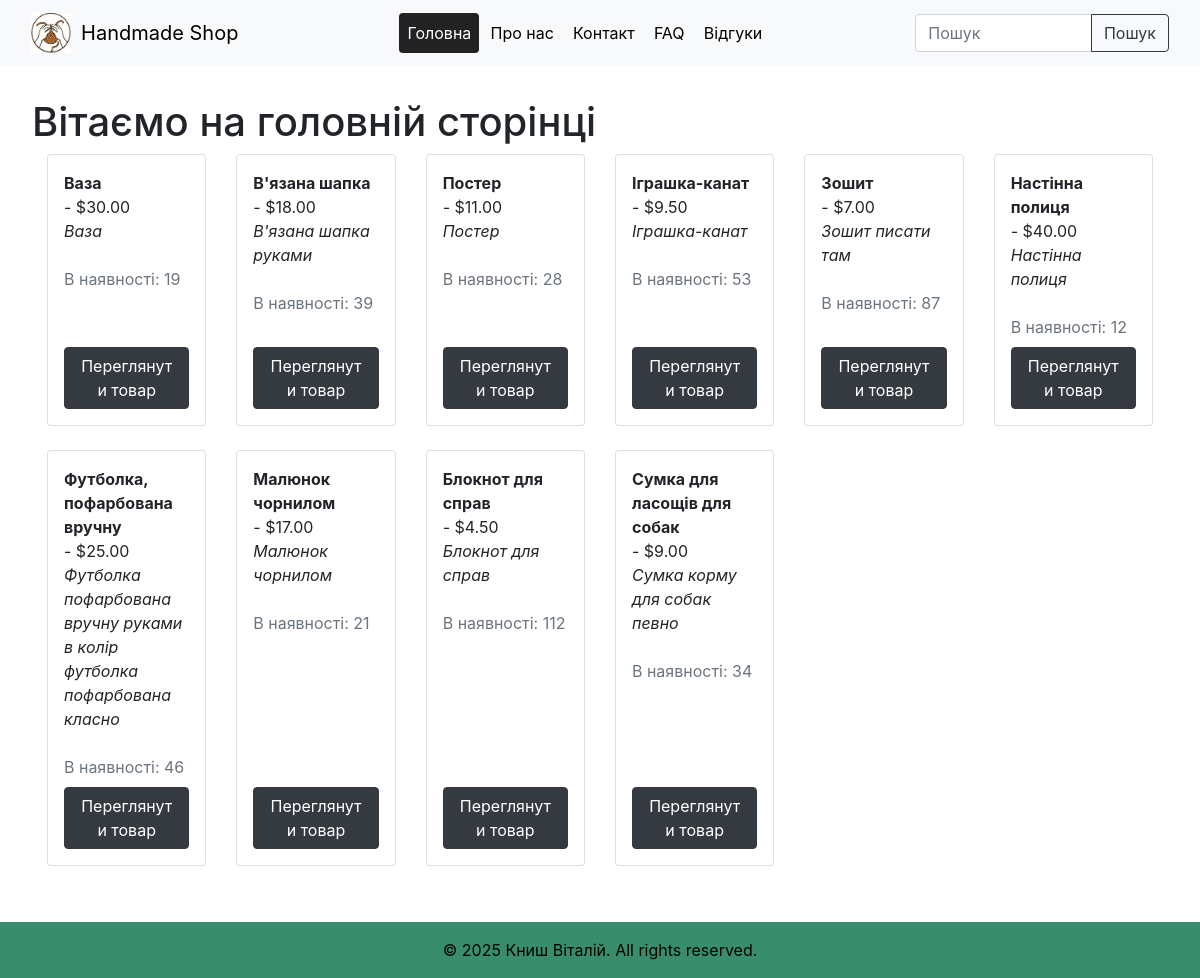
The app's page /, older data.
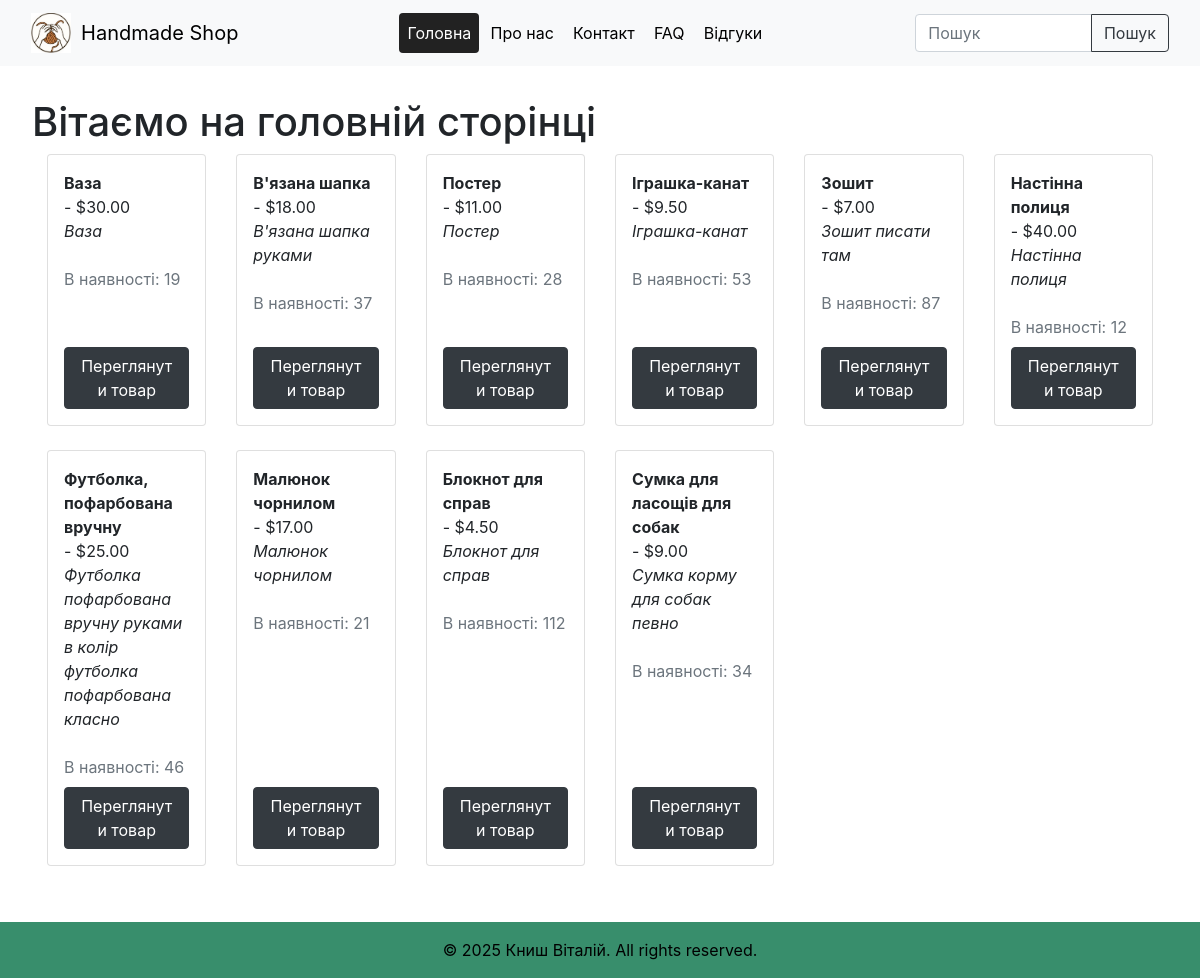
The same page, newer data.
### app1/models.py (models this page shows, shortened)
class Product(models.Model):
    name = models.CharField(max_length=100)
    description = models.TextField()
    price = models.DecimalField(max_digits=10, decimal_places=2, default=0.00)  # Default price is 0.00
    stock = models.PositiveIntegerField(default=0)  # Default stock is 0
    is_available = models.BooleanField(default=True)  # Default availability is True
    category = models.ForeignKey(Category, on_delete=models.CASCADE, related_name='products')
    sku = models.CharField(max_length=50, unique=True, default='SKU0000')  # Default SKU
    created_at = models.DateTimeField(auto_now_add=True)  # Automatically set when created
    updated_at = models.DateTimeField(auto_now=True)  # Automatically updated on save
    image = models.ImageField(upload_to='product_images/', null=True, blank=True)

### app1/views.py (the view)
# urls.py: 2. Add a URL to urlpatterns:  path('', views.home, name='home')
def home(request):
    query = request.GET.get('q', '')
    products = Product.objects.all()
    if query:
        products = products.filter(name__icontains=query)
    return render(request, 'home.html', {'products': products})

### app1/templates/home.html (shortened to what this page needs)
{% extends "base.html" %}
{% block content %}
<h1>Вітаємо на головній сторінці</h1>
<div class="container-fluid">
  <div class="row" id="product-list">
    {% for product in products %}
      <div class="col-12 col-sm-6 col-md-4 col-lg-2 mb-4">
        <div class="card h-100 d-flex flex-column p-0">
          <div class="card-body d-flex flex-column p-3">
            <strong>{{ product.name }}</strong> - ${{ product.price }}<br>
            <em>{{ product.description }}</em><br>
            <span class="text-muted">В наявності: {{ product.stock }}</span>
            <div class="mt-auto">
              <a class="btn btn-dark mt-2 w-100" href="{% url 'product' product.id %}">Переглянути товар</a>
            </div>
          </div>
        </div>
      </div>
    {% endfor %}
  </div>
</div>
{% endblock %}

Row changes from the older to the newer data that the page shows:
changed Product "В'язана шапка": stock "39" → "37"
